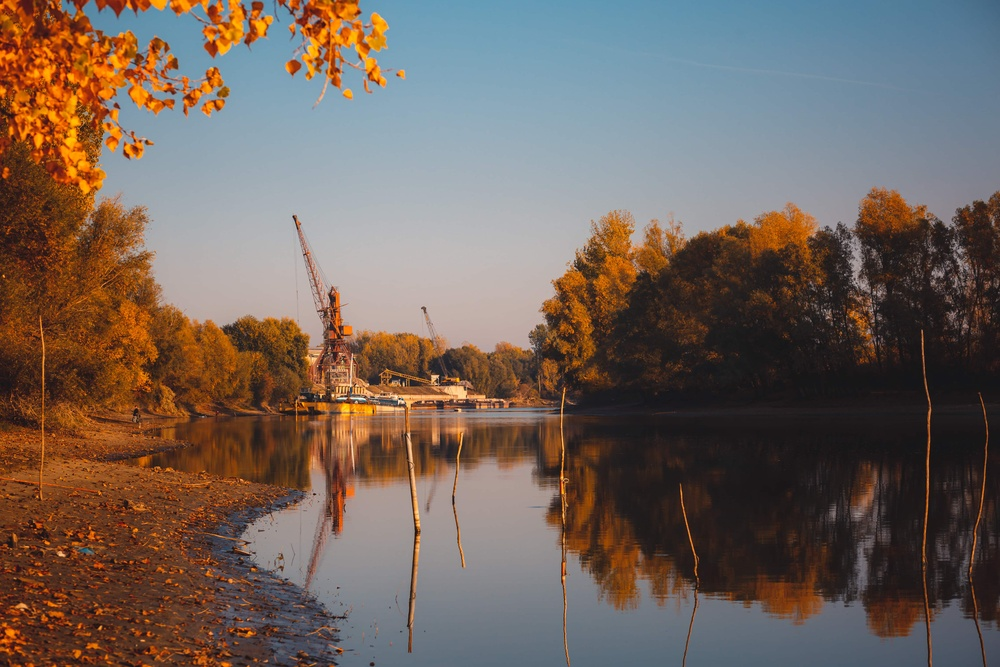
#> input picture python/lake.jpg, 1000 x 667 px, shrunk from 5727 x 3818 before the run
$ python image_processing.py
#> lines starting #> are read from the running program, lines starting #| are printed output that depends on the picture; after the words box and inside, x2 and y2 are one past the last pixel; in counts of white or black regions, pixels touching at a corner belong together
import math
import matplotlib.pyplot
import numpy
from PIL import Image
from tqdm import tqdm

IMAGE = Image.open("./lake.jpg")
#> IMAGE is the input picture: PIL image 1000x667 RGB; mean R, G, B 113.5, 99, 90.9

labImg = Image.fromarray(numpy.asarray(IMAGE), mode="LAB")
edgeImage = Image.new('RGB', (IMAGE.width, IMAGE.height))
#> edgeImage: PIL image 1000x667 RGB; every value is 0
edgePx = edgeImage.load()

for row in tqdm(range(IMAGE.size[0])):
    for col in range(IMAGE.size[1]):
        pixelN = (0, 0, 0)
        pixelNE = (0, 0, 0)
        pixelE = (0, 0, 0)
        pixelSE = (0, 0, 0)
        pixelS = (0, 0, 0)
        pixelSW = (0, 0, 0)
        pixelW = (0, 0, 0)
        pixelNW = (0, 0, 0)

        if row == 0 and col == 0:
            # top left corner
            pixelE = labImg.getpixel((row, col + 1))
            pixelSE = labImg.getpixel((row + 1, col + 1))
            pixelS = labImg.getpixel((row + 1, col))
        elif row == (IMAGE.size[0] - 1) and col == 0:
            # bottom left corner
            pixelN = labImg.getpixel((row - 1, col))
            pixelNE = labImg.getpixel((row - 1, col + 1))
            pixelE = labImg.getpixel((row, col + 1))
        elif col == (IMAGE.size[1] - 1) and row == (IMAGE.size[0] - 1):
            # bottom right corner
            pixelN = labImg.getpixel((row - 1, col))
            pixelNW = labImg.getpixel((row - 1, col - 1))
            pixelW = labImg.getpixel((row, col - 1))
        elif col == (IMAGE.size[1] - 1) and row == 0:
            # top right corner
            pixelW = labImg.getpixel((row, col - 1))
            pixelSW = labImg.getpixel((row + 1, col - 1))
            pixelS = labImg.getpixel((row + 1, col))
        elif col == 0:
            # first column
            pixelN = labImg.getpixel((row - 1, col))
            pixelNE = labImg.getpixel((row - 1, col + 1))
            pixelE = labImg.getpixel((row, col + 1))
            pixelSE = labImg.getpixel((row + 1, col + 1))
            pixelS = labImg.getpixel((row + 1, col))
        elif row == 0:
            # first row
            pixelE = labImg.getpixel((row, col + 1))
            pixelSE = labImg.getpixel((row + 1, col + 1))
            pixelS = labImg.getpixel((row + 1, col))
            pixelSW = labImg.getpixel((row + 1, col - 1))
            pixelW = labImg.getpixel((row, col - 1))
        elif col == (IMAGE.size[1] - 1):
            # last column
            pixelN = labImg.getpixel((row - 1, col))
            pixelNW = labImg.getpixel((row - 1, col - 1))
            pixelW = labImg.getpixel((row, col- 1))
            pixelSW = labImg.getpixel((row + 1, col - 1))
            pixelS = labImg.getpixel((row + 1, col))
        elif row == (IMAGE.size[0] - 1):
            # last row
            pixelN = labImg.getpixel((row - 1, col))
            pixelNE = labImg.getpixel((row - 1, col + 1))
            pixelE = labImg.getpixel((row, col + 1))
            pixelW = labImg.getpixel((row, col - 1))
            pixelNW = labImg.getpixel((row - 1, col - 1))
        else:
            pixelN = labImg.getpixel((row - 1, col))
            pixelNE = labImg.getpixel((row - 1, col + 1))
            pixelE = labImg.getpixel((row, col + 1))
            pixelSE = labImg.getpixel((row + 1, col + 1))
            pixelS = labImg.getpixel((row + 1, col))
            pixelSW = labImg.getpixel((row + 1, col - 1))
            pixelW = labImg.getpixel((row, col - 1))
            pixelNW = labImg.getpixel((row - 1, col - 1))
            pixelSE = labImg.getpixel((row + 1, col + 1))

        redNeighbor = ((pixelN[0] + pixelNE[0] + pixelE[0] + pixelSE[0] + pixelS[0] + pixelSW[0] + pixelW[0] + pixelNW[0])/8)
        greenNeighbor = ((pixelN[1] + pixelNE[1] + pixelE[1] + pixelSE[1] + pixelS[1] + pixelSW[1] + pixelW[1] + pixelNW[1])/8)
        blueNeighbor = ((pixelN[2] + pixelNE[2] + pixelE[2] + pixelSE[2] + pixelS[2] + pixelSW[2] + pixelW[2] + pixelNW[2])/8)

        pixel = labImg.getpixel((row, col))
        distance = math.sqrt(abs(pixel[0] - redNeighbor)**2 + abs(pixel[1] - greenNeighbor)**2 + abs(pixel[2] - blueNeighbor)**2)

        if distance > 2.3:
            edgePx[row, col] = (0, 0, 0)
        else:
            edgePx[row, col] = (255, 255, 255)

matplotlib.pyplot.imshow(edgeImage)
matplotlib.pyplot.show()
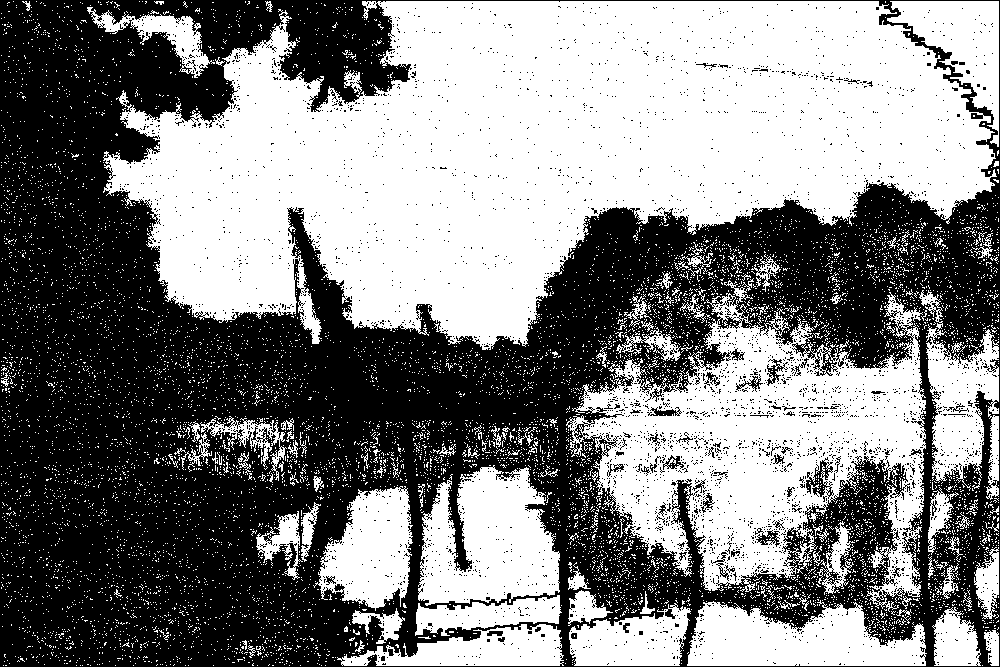
#> shown: shape (667, 1000, 3); 51.1% white; 3741 black regions (3682 under 20 px), largest, box (x1, y1, x2, y2) and area: (0, 0, 1000, 667) 315613, (806, 457, 834, 499) 458, (755, 528, 780, 547) 202
